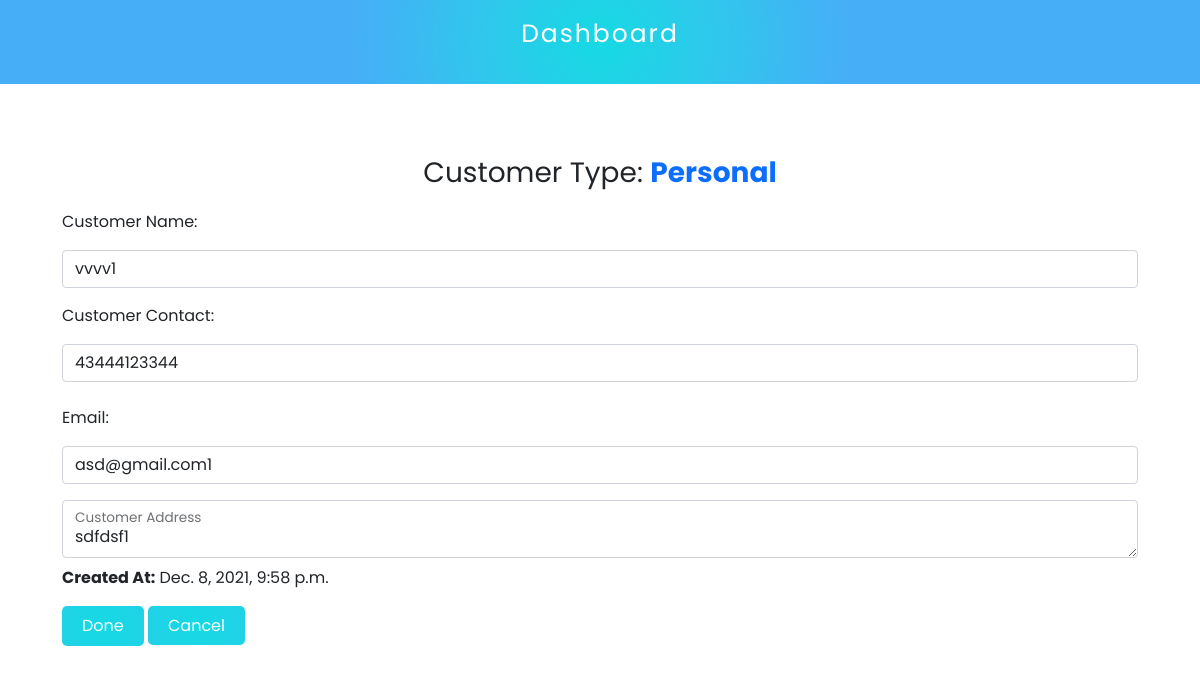
The app's page /adminpanel/edit-customer/7/7/ (signed in) with its own data.
### restaurant/models.py (models this page shows, shortened)
class Customer(models.Model):
    added_by = models.ForeignKey(User, on_delete=models.CASCADE, null=True)
    customer_name = models.CharField(max_length=255)
    customer_contact = models.CharField(max_length=255)
    customer_email = models.EmailField(unique=True)
    customer_add = models.TextField()
    created_at = models.DateTimeField(auto_now_add=True, null=True)
    class Meta:
        ordering = ["-id"]

### adminpanel/views.py (the view)
# urls.py: path("edit-customer/<int:shop_id>/<int:cust_id>/", editCustomerView, name="edit-customer"),
def editCustomerView(request, shop_id, cust_id):
    shop_id = get_object_or_404(Shop, id=shop_id)
    if shop_id.user == request.user:
        customer_obj = get_object_or_404(Customer, id=cust_id)
        customer_obj = get_object_or_404(Customer, added_by=shop_id.user, id=customer_obj.id)
    else:
        return HttpResponse("Sorry! You are not the owner of this shop")
    args = {
        "shop_id": shop_id,
        "customer_obj": customer_obj,
    }
    return render(request, "customers/edit-customer.html", args)

### adminpanel/templates/customers/edit-customer.html
{% load static %} {% include 'adminpanel/sidebar.html' %}
<link rel="stylesheet" href="{% static 'css/admin-panel/admin-panel.css' %}" />
<link rel="stylesheet" href="{% static 'css/admin-panel/orders.css' %}" />
<link rel="stylesheet" href="{% static 'css/admin-panel/department.css' %}" />
<form action="{% url 'admin-customer-edit' shop_id.id customer_obj.id %}" method="POST">{% csrf_token %}
  <div class="container">
    <div class="general_____part mt-5">
      <p class="text-center fs-3">
        Customer Type: <span class="fw-bold text-primary">Personal</span>
      </p>
      <div>
          <div class="row">
            <div class="col">
              <p>Customer Name:</p>
              <p>
                <input
                  type="text"
                  class="form-control"
                  value="{{ customer_obj.customer_name }}"
                  placeholder="Customer name"
                  name="cust_name"
                  required
                />
              </p>
            </div>
          </div>
          <div class="row">
            <div class="col">
              <p>Customer Contact:</p>
              <p>
                <input
                  type="text"
                  class="form-control"
                  placeholder="Customer Contact"
                  value="{{ customer_obj.customer_contact }}"
                  name="cust_contact"
                  required
                />
              </p>
            </div>
          </div>
          <div class="mt-2">
            <p>Email:</p>
            <p>
              <input
                type="email"
                class="form-control"
                placeholder="whatever@gmail.com"
                value="{{ customer_obj.customer_email }}"
                name="cust_email"
                required
              />
            </p>
          </div>
          <div class="form-floating">
            <textarea class="form-control" placeholder="Leave a comment here" id="floatingTextarea" name="cust_address" required>{{ customer_obj.customer_add }}</textarea>
            <label for="floatingTextarea">Customer Address</label>
          </div>
          <div class="mt-2">
            <p><span class="fw-bold">Created At:</span> {{ customer_obj.created_at }}</p>
          </div>
          <div class="mt-3">
            <button type="submit" class="done____btn">Done</button>
            <a href="{% url 'customer' shop_id.id %}" class="done____btn text-white">Cancel</a>
          </div>
      </div>
    </div>
  </div>
</form>

### static/css/admin-panel/admin-panel.css (style rules this page uses)
* { box-sizing: border-box; padding: 0; margin: 0; list-style: none; font-family: "poppins", sans-serif; }
:root { --white: #fff; --deep-white: #f5f5f5; --black: #000; --blue: #3470c9; }

### static/css/admin-panel/department.css (style rules this page uses)
.done____btn { background-image: radial-gradient( circle 248px at center, #16d9e3 0%, #30c7ec 47%, #46aef7 100% ) !important; border: none; outline: none; padding: 8px 20px; color: var(--white); border-radius: 5px; text-decoration: none; }
.general_____part, .all______advance, .contact___part { padding: 20px; }

### records on screen
Customer: cust_name "vvvv1", cust_contact "43444123344", cust_email "asd@gmail.com1", cust_address "sdfdsf1", created_at "Dec. 8, 2021, 9:58 p.m."
